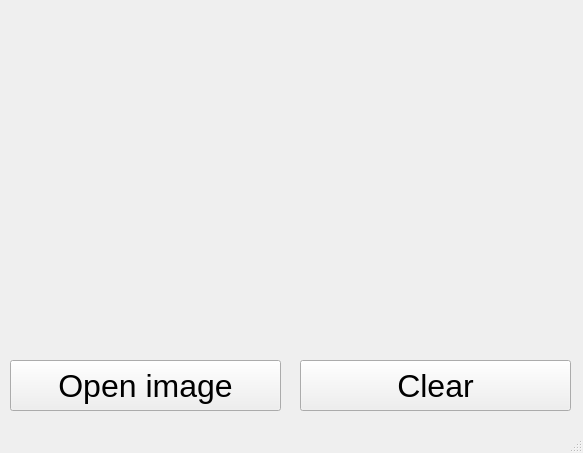
<?xml version="1.0" encoding="UTF-8"?>
<ui version="4.0">
 <class>MainWindow</class>
 <widget class="QMainWindow" name="MainWindow">
  <property name="geometry">
   <rect>
    <x>0</x>
    <y>0</y>
    <width>583</width>
    <height>453</height>
   </rect>
  </property>
  <property name="windowTitle">
   <string>MainWindow</string>
  </property>
  <widget class="QWidget" name="centralwidget">
   <widget class="QLabel" name="label">
    <property name="geometry">
     <rect>
      <x>10</x>
      <y>10</y>
      <width>551</width>
      <height>331</height>
     </rect>
    </property>
    <property name="autoFillBackground">
     <bool>true</bool>
    </property>
    <property name="text">
     <string/>
    </property>
    <property name="alignment">
     <set>Qt::AlignCenter</set>
    </property>
   </widget>
   <widget class="QPushButton" name="pushButton">
    <property name="geometry">
     <rect>
      <x>10</x>
      <y>360</y>
      <width>271</width>
      <height>51</height>
     </rect>
    </property>
    <property name="font">
     <font>
      <pointsize>24</pointsize>
     </font>
    </property>
    <property name="text">
     <string>Open image</string>
    </property>
   </widget>
   <widget class="QPushButton" name="pushButton_2">
    <property name="geometry">
     <rect>
      <x>300</x>
      <y>360</y>
      <width>271</width>
      <height>51</height>
     </rect>
    </property>
    <property name="font">
     <font>
      <pointsize>24</pointsize>
     </font>
    </property>
    <property name="text">
     <string>Clear</string>
    </property>
   </widget>
  </widget>
  <widget class="QMenuBar" name="menubar">
   <property name="geometry">
    <rect>
     <x>0</x>
     <y>0</y>
     <width>583</width>
     <height>21</height>
    </rect>
   </property>
  </widget>
  <widget class="QStatusBar" name="statusbar"/>
 </widget>
 <resources/>
 <connections/>
</ui>
